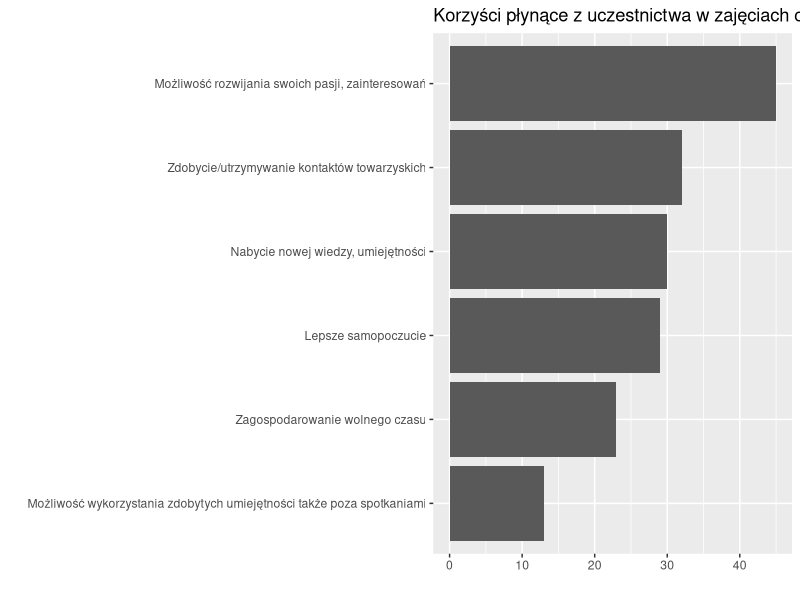

Recreate this plot in R.
etykiety <- c("Nabycie nowej wiedzy, umiejętności",
"Zdobycie/utrzymywanie kontaktów towarzyskich",
"Zagospodarowanie wolnego czasu",
"Możliwość rozwijania swoich pasji, zainteresowań",
"Lepsze samopoczucie",
"Możliwość wykorzystania zdobytych umiejętności także poza spotkaniami")

wart <- c(30, 44.1,
32, 47.1,
23, 33.8,
45, 66.2,
29, 42.6,
13, 19.1)

dat <- data.frame(etykiety, wart = wart[seq(1,length(wart), 2)])
dat$etykiety <- reorder(dat$etykiety, dat$wart, mean)
library(ggplot2)
ggplot(dat, aes(x=etykiety, y=wart)) + geom_bar(stat="identity") +
  coord_flip() + ylab("") + xlab("") + ggtitle("Korzyści płynące z uczestnictwa w zajęciach chórów, orkiestr i zespołów muzycznych")
